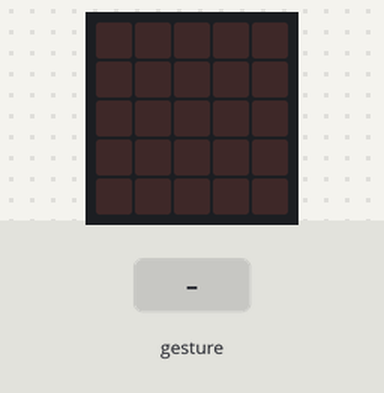
Simulated run of this program. Board: BBC micro:bit (MakeCode). Shown: the board's 5×5 LED display. The inputs (shaded band) are chosen by the test bench. A tilt is held for 1.5 s and a shake lasts 1 s, then the board lies face up again.

Above: at 1.2 s.
1.3 s: gesture 'tilt right'
At 1.8 s:
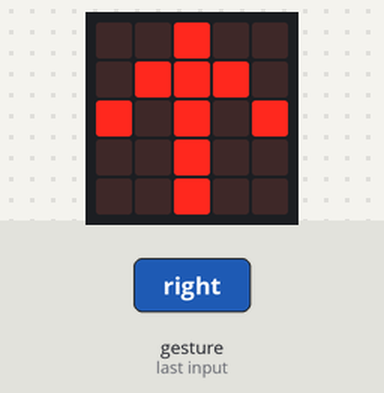
At 6.3 s:
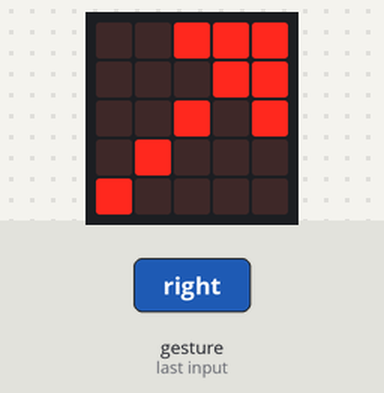
7.1 s: gesture 'tilt left'
At 12.1 s:
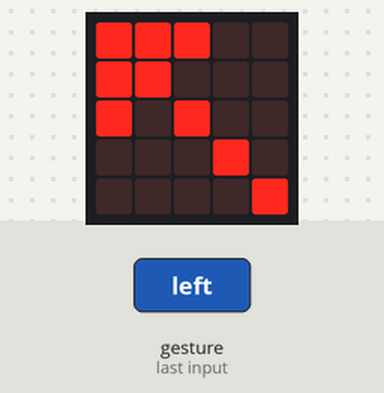
Timing chart, 0 to 13.6 s (numbered marks = the images above; inputs shaded):
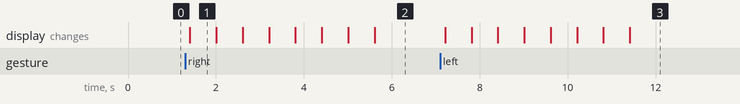

The program:

main.ts
```typescript
function ezkerrera () {
    basic.showArrow(ArrowNames.North)
    basic.showArrow(ArrowNames.NorthEast)
    basic.showArrow(ArrowNames.East)
    basic.showArrow(ArrowNames.SouthEast)
    basic.showArrow(ArrowNames.South)
    basic.showArrow(ArrowNames.SouthWest)
    basic.showArrow(ArrowNames.West)
    basic.showArrow(ArrowNames.NorthWest)
}
function ezkuinera () {
    basic.showArrow(ArrowNames.North)
    basic.showArrow(ArrowNames.NorthWest)
    basic.showArrow(ArrowNames.West)
    basic.showArrow(ArrowNames.SouthWest)
    basic.showArrow(ArrowNames.South)
    basic.showArrow(ArrowNames.SouthEast)
    basic.showArrow(ArrowNames.East)
    basic.showArrow(ArrowNames.NorthEast)
}
basic.forever(function () {
    if (input.isGesture(Gesture.TiltRight)) {
        ezkuinera()
    }
    if (input.isGesture(Gesture.TiltLeft)) {
        ezkerrera()
    }
})
```

test.ts
```typescript
// aquí va el archivo "tests"; esto no se compilará cuando este paquete se utilice como una extensión.
```

Measured:
- after the input at 1.3 s, the display: changes after 0.11 s (image 1)
- after the input at 7.1 s, the display: first changes after 0.11 s (image 3 shows a later state)
- what the display in image 1 shows lasts 0.6 s, from 1.4 s to 2.0 s
